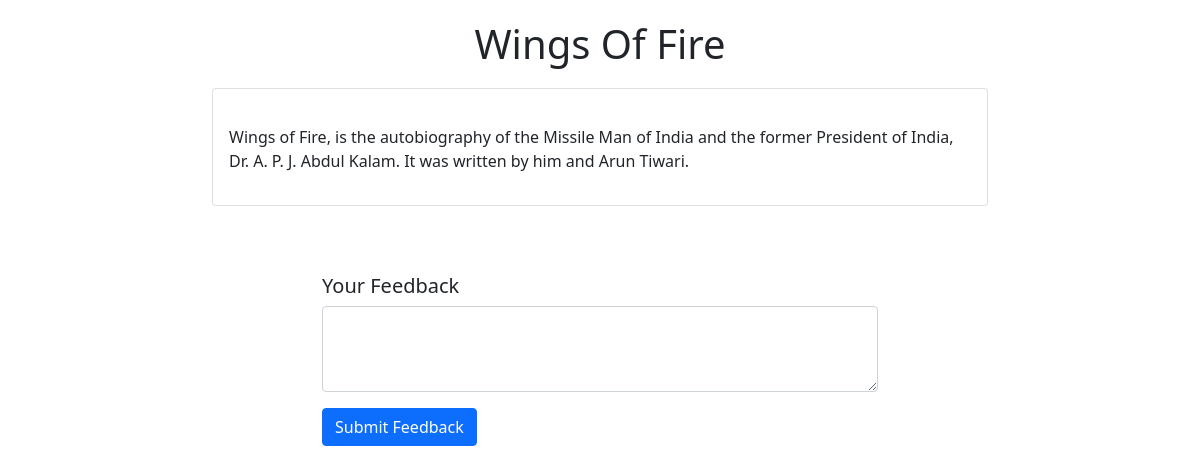
Page /content/2 on the committed database.
### application/models.py (models this page shows)
class Book(db.Model):
    id = db.Column(db.Integer(), primary_key=True)
    b_title = db.Column(db.String(), nullable=False)
    author = db.Column(db.String(), nullable=False)
    content = db.Column(db.Text, nullable=False)
    date_issued = db.Column(db.Integer())
    feedback = db.relationship('Feedback', backref='book', lazy=True)
    b_section = db.Column(db.Integer, db.ForeignKey('section.id'), nullable=False)
    book_request = db.relationship('Request', back_populates='book', lazy=True)

### application/controller.py (the view)
@app.route("/content/<int:book_id>")
def book_content(book_id):
    book = Book.query.get(book_id)
    if book:
        return render_template("read_book.html", book=book)

### templates/read_book.html (shortened to what this page needs)
<!doctype html>
<html lang="en">
<head>
    <link rel="stylesheet" href="https://cdn.jsdelivr.net/npm/bootstrap@5.0.2/dist/css/bootstrap.min.css">
</head>
<body>
    <div class="container">
        <h1 class="text-center book-title">{{ book.b_title }}</h1>
        <div class="card">
            <div class="card-body">
                <p class="book-content">{{ book.content }}</p>
            </div>
        </div>
    </div>
    <div class="feedback-form">
        <h5>Your Feedback</h5>
        <form action="/submit_feedback/{{ book.id }}" method="post">
            <div class="mb-3">
                <textarea class="form-control" id="feedback" name="feedback" rows="3"></textarea>
            </div>
            <button type="submit" class="btn btn-primary">Submit Feedback</button>
        </form>
    </div>
</body>
</html>

### templates/read_book.html (style rules this page uses)
body { padding-top: 20px; }
.container { max-width: 800px; }
.book-title { margin-bottom: 20px; }
.book-content { margin-top: 20px; }
.feedback-form { margin: 68px auto; max-width: 556px; }

### rows in the picture
Book: b_title "Wings Of Fire", content "Wings of Fire, is the autobiography of the Missile Man of India and the former President of India, Dr. A. P. J. Abdul Kalam. It was written by him and Arun Tiwari."
